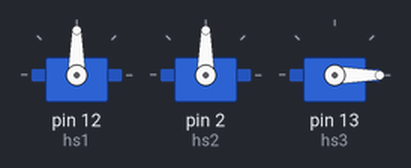
A sketch run on a simulated Arduino Uno, built with avr-gcc and run on an emulated ATmega328P. Parts: 3 × servo.

Above: at 0.05 s.
At 10.05 s:
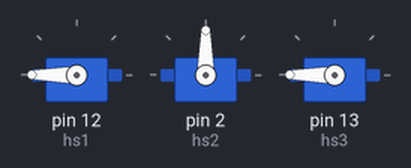
At 19.95 s:
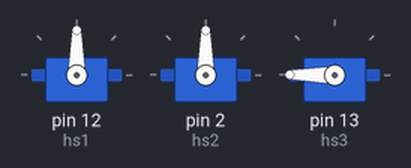
Timing chart, 0 to 26.0 s (numbered marks = the images above):
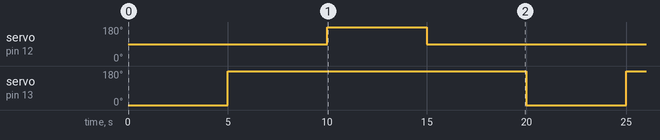

The sketch:

lab4-activity2-group2.ino
```cpp
// (licence header left out)
// Use this library to command servomotors
#include <Servo.h>

// Create a servo object to control a servo
Servo hs1;
Servo hs2;
Servo hs3;
// Variable to store the servo position [degrees]
int angle = 90;
int side = 90;
int grip = 0;

void setup()
{
    // Attach the servo on pin 12 to the Servo object
    hs1.attach(12);
    hs2.attach(2);
    hs3.attach(13);
    hs2.write(side);
    angle = 90;
    hs1.write(angle);

}

void loop()
{

    hs3.write(0);
    delay(5000);
    hs3.write(180);
    delay(5000);
    hs1.write(180);
    delay(5000);
    hs1.write(90);
    delay(5000);


}
```

Measured:
- by itself, servo on pin 12 (hs1): alternates 180° for 5.0 s and 90° for 15.0 s
- by itself, servo on pin 13 (hs3): alternates 180° for 15.0 s and 0° for 5.0 s
